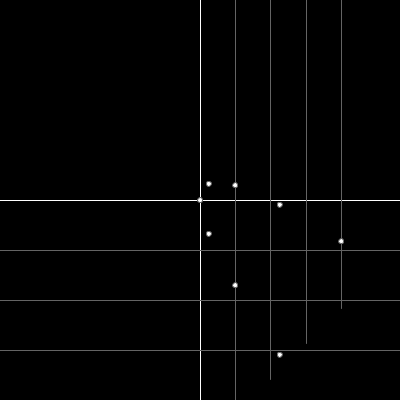
Frame 1 (no input)
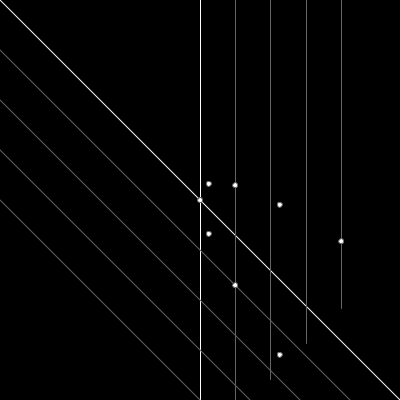
Frame 60 (the mouse pressed at the canvas centre just before this capture)
Frame 120 (the mouse held since frame 60 and released just before this capture): identical to frame 60, image omitted

The Processing sketch that drew these frames (run headless with seeded random() and noise(); from frame 60 on, the mouse is pressed at the canvas centre):

// Processing sketch: Try1
// ── Try1.pde
BoardHandler bH;

float [][] matrix;
void setup(){
  size(400,400);
  background(0);
  
  bH = new BoardHandler();
  matrix = new float [2][2];
  matrix[0][0] = 1;
  matrix[1][0] = 0;
  matrix[0][1] = 1;
  matrix[1][1] = 1;
  
  bH.matrixMult( matrix);
  
}

void draw(){
 background(0);
 bH.display();
 bH.update();
}
// ── BoardHandler.pde
class BoardHandler{
  
  ScreenBoard sB ;
  CartesianBoard cB;
  
  BoardHandler(){
    
    sB = new ScreenBoard();
    cB = new CartesianBoard();
    sB = convert(cB);
    
  }
  
  void display(){
    sB.display();
  }
  
  void update(){
    sB.update();

  }
  
  ScreenBoard convert(CartesianBoard cB){
    ScreenBoard tempSB = new ScreenBoard();
    tempSB.x.unit = cB.x.unit.copy();
    tempSB.y.unit = cB.y.unit.copy();   
    tempSB.x.unit.mult(tempSB.x.cellLength);
    tempSB.y.unit.mult(tempSB.y.cellLength);
    return tempSB;
  }
  
  void matrixMult(float[][] m){
    cB.matrixMult( m);
  }
  
}
// ── CartesianAxis.pde
class CartesianAxis{
 
 PVector unit;
 CartesianAxis(PVector v){
   unit = v;
   unit.normalize();
 }
  
}
// ── CartesianBoard.pde
class CartesianBoard{
  
  CartesianAxis x;
  CartesianAxis y;
  
  
  CartesianBoard(){
    x= new CartesianAxis(new PVector(0.5,-0.5));
    y = new CartesianAxis(new PVector(0,2));
    
  }
  
  void matrixMult(float[][] m){
    // funkar ej
     float[] [] temp = new float[2][2];
     temp[0][0] = m[0][0]*x.unit.x +m[0][1]*x.unit.y;
     temp[0][1] = m[0][0]*y.unit.x +m[0][1]*y.unit.y;
     temp[1][0] = m[1][0]*x.unit.x +m[1][1]*x.unit.y;
     temp[1][1] = m[1][0]*y.unit.x +m[1][1]*y.unit.y; 
     
    x.unit.x = temp[0][0];
    x.unit.y = temp[1][0];
    y.unit.x = temp[0][1];
    y.unit.y = temp[1][1];    
  }
  
  
}
// ── CartesianDot.pde
class CartesianDot{
  
  PVector loc;
  
  CartesianDot(){
    loc = new PVector(-1,2);
  }
  
  
}
// ── Line.pde
class Line{
  PVector start;
  PVector end;
  
  Line(){
    start = new PVector(0,0);
    end = new PVector(0,0);
  }
  
  void display(){
    line(start.x, start.y, end.x, end.y);
  }
  
}
// ── ScreenAxis.pde
class ScreenAxis{
  
  PVector unit;
  PVector loc;
  
  PVector start;
  PVector end;
  
  float cellLength=50;
  
  ScreenAxis(PVector loc_, PVector unit_){
    unit = unit_;
      unit.normalize();
      unit.mult(cellLength);
    loc = loc_;
    
    start = new PVector(0,0);
    end = new PVector(0,0);
    setStartEnd();
  }
  
  void display(){
  stroke(255);
  line(start.x, start.y, end.x, end.y);
  }
  
  void update(){
    setStartEnd();
    unit.normalize();
    unit.mult(cellLength);
  }
  
  void setStartEnd(){
    setStart();
    setEnd();
  }
  
  void setStart(){
   PVector temp = loc.copy();
   PVector scal = unit.copy();
   scal.y = -1*scal.y;
   while(0 <=temp.x && temp.x <= width && 0<=temp.y && temp.y <= height){
      temp.add(scal);
    }
    start = temp;
  }
  
   void setEnd(){
   PVector temp = loc.copy();
   PVector scal = unit.copy();
   scal.y = -1*scal.y;
   while(0 <=temp.x && temp.x <= width && 0<=temp.y && temp.y <= height){
      temp.sub(scal);
    }
    end = temp;
  }
  
  ScreenAxis Copy(){
    ScreenAxis temp = new ScreenAxis(new PVector(0,0), new PVector(0,0));
    temp.loc = PVector.mult(loc,1);
    temp.unit = PVector.mult(unit,1);
    temp.start = PVector.mult(start,1);
    temp.end = PVector.mult(end,1);
    temp.cellLength = cellLength;
    return temp;
  }
}
// ── ScreenBoard.pde
class ScreenBoard{
  
  PVector loc;
  ScreenAxis x;
  ScreenAxis y;
  
  ArrayList<ScreenDot> dotList;
  ScreenDot dot;
  
  ScreenBoard(){
   loc = new PVector(width/2, height/2);
   x = new ScreenAxis(new PVector(width/2, height/2), new PVector(100,0));
   y = new ScreenAxis(new PVector(width/2, height/2), new PVector(0,100));
   
   dotList = new ArrayList<ScreenDot>();
   
   for(float i=-2; i< 4; i += 0.5){
   dotList.add(new ScreenDot(new PVector(i*i,i)));
   }
  }
  
  void display(){
    stroke(255);
    x.display();
    y.display();
    
    stroke(100);
    Line tempLine = new Line();
    tempLine.start = x.start.copy();
    tempLine.end = x.end.copy();
    
    for(float f=0; f < 4; f++){
    tempLine.start.add( y.unit);
    tempLine.end.add(y.unit);
    tempLine.display();
    }
    
    tempLine.start = y.start.copy();
    tempLine.end = y.end.copy();
    for(float f=0; f < 4; f++){
    tempLine.start.add(x.unit);
    tempLine.end.add(x.unit);
    tempLine.display();
    }
    
    PVector temp;
    for(ScreenDot sD : dotList){
       temp = dotDisplayV(sD);
       ellipse(temp.x, temp.y, 5,5);
    }
  }
  
  void update(){
    x.update();
    y.update();
    
  }
  
  PVector dotDisplayV(ScreenDot sD){
    PVector temp = new PVector(0,0);
    temp.add( PVector.mult(x.unit, sD.loc.x));
    temp.add( PVector.mult(y.unit, sD.loc.y));
    temp.y *= -1;
    temp.add(loc);
    return temp;
  }
  
}
// ── ScreenDot.pde
class ScreenDot{
  
  PVector loc;
  
  ScreenDot(PVector loc_){
    loc = loc_;
  }
  
  
}
